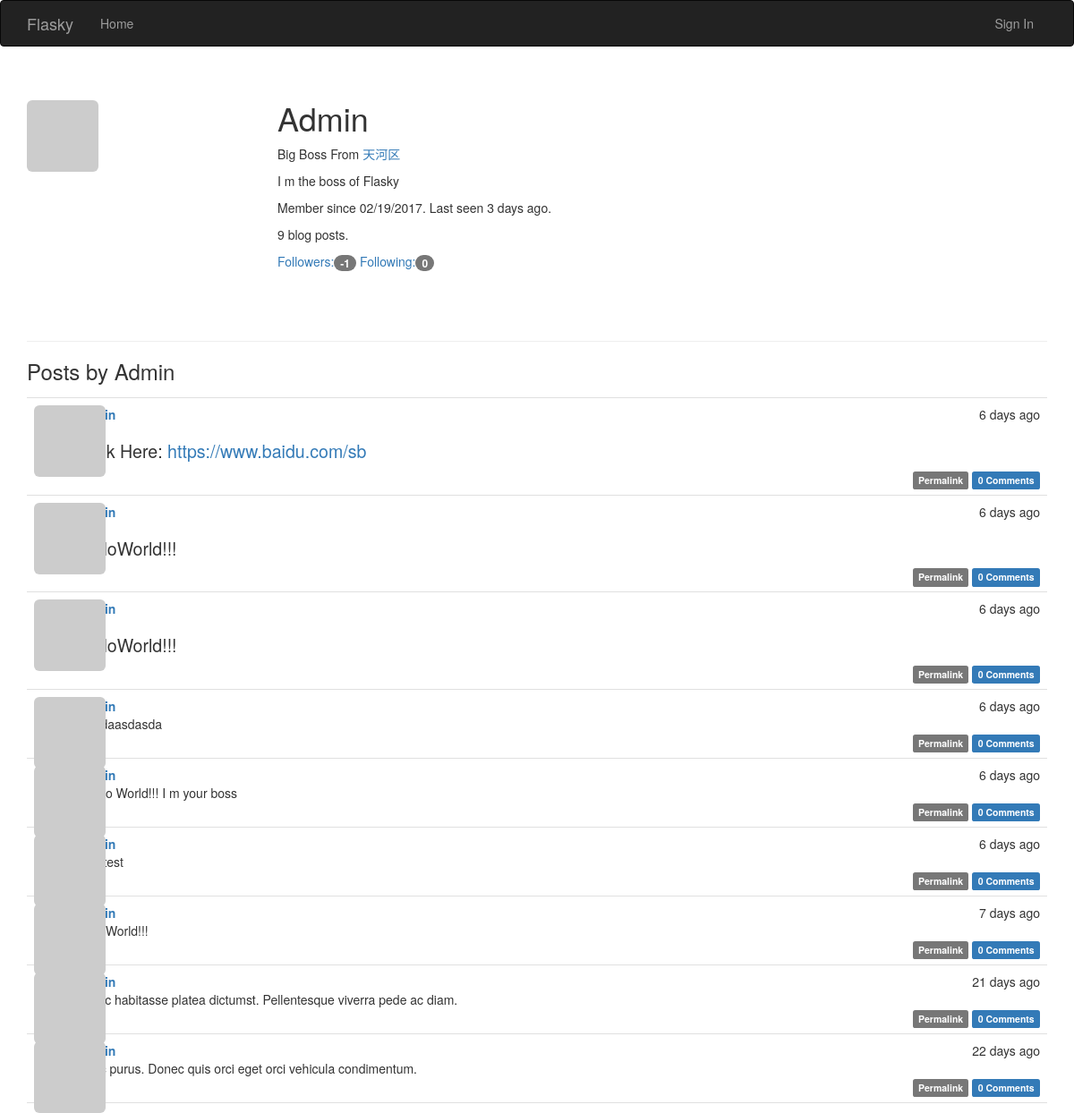
Before: /user/Admin with the older database file.
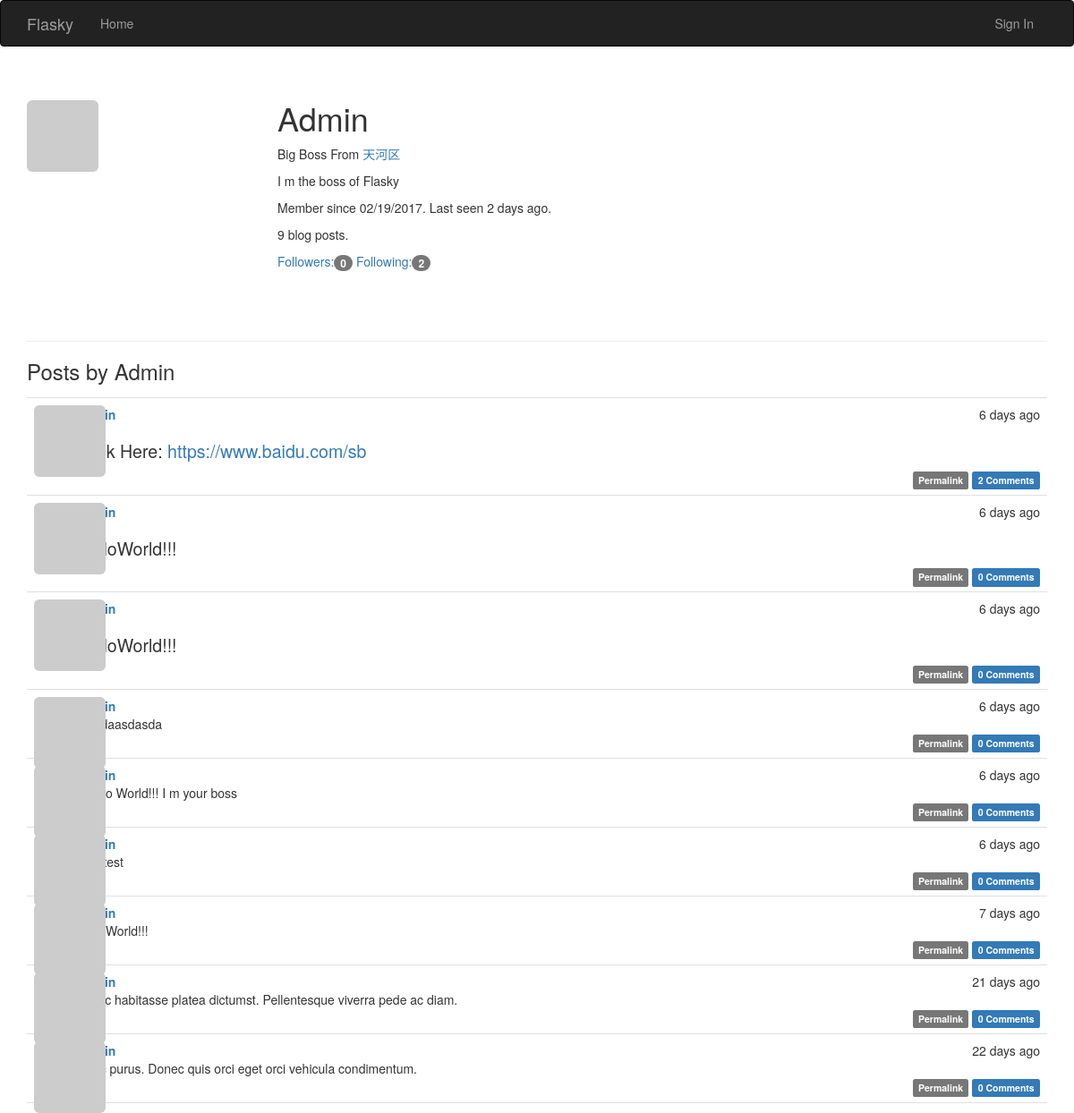
After: the same page with the newer database file.
### app/models.py (models this page shows, shortened)
class User(UserMixin, db.Model):
    __tablename__ = "users"
    id = db.Column(db.Integer, primary_key=True)
    email = db.Column(db.String(64), unique=True, index=True)
    username = db.Column(db.String(64), unique=True, index=True)
    role_id = db.Column(db.Integer, db.ForeignKey("roles.id"))
    password_hash = db.Column(db.String(128))
    confirmed = db.Column(db.Boolean, default=False)
    new_email = db.Column(db.String(64), index=True)
    name = db.Column(db.String(64))
    location = db.Column(db.String(64))
    about_me = db.Column(db.Text())
    member_since = db.Column(db.DateTime(), default=datetime.utcnow)
    last_seen = db.Column(db.DateTime(), default=datetime.utcnow)
    avatar_hash = db.Column(db.String(32))
    posts = db.relationship("Post", backref="author", lazy="dynamic")
    followed = db.relationship("Follow", foreign_keys=[Follow.follower_id],
                               backref=db.backref("follower", lazy="joined"),
                               lazy="dynamic",
                               cascade="all,delete-orphan")
    followers = db.relationship("Follow", foreign_keys=[Follow.followed_id],
                                backref=db.backref("followed", lazy="joined"),
                                lazy="dynamic",
                                cascade="all,delete-orphan")
    comments = db.relationship("Comment", backref="author", lazy="dynamic")
    @property
    def password(self):
        raise AttributeError("password is not a readable attribute")
    def gravatar(self, size=100, default="retro", rating="g"):
        if request.is_secure:
            url = "https://secure.gravatar.com/avatar"
        else:
            url = "http://www.gravatar.com/avatar"
        hash = self.avatar_hash or hashlib.md5(self.email.encode("utf-8")).hexdigest()
        return '{url}/{hash}?s={size}&d={default}&r={rating}'.format(url=url, hash=hash,
                                                                     size=size, default=default,
                                                                     rating=rating)

class Post(db.Model):
    __tablename__ = "posts"
    id = db.Column(db.Integer, primary_key=True)
    body = db.Column(db.Text)
    timestamp = db.Column(db.DateTime, index=True, default=datetime.utcnow)
    author_id = db.Column(db.Integer, db.ForeignKey("users.id"))
    body_html = db.Column(db.Text)
    comments = db.relationship("Comment", backref="post", lazy="dynamic")

### app/main/views.py (the view)
@main.route("/user/<username>")
def user(username):
    user = User.query.filter_by(username=username).first()
    if user is None:
        abort(404)
    posts = user.posts.order_by(Post.timestamp.desc()).all()
    return render_template("user.html", user=user, posts=posts)

### app/auth/views.py (called while the page is built)
@auth.before_app_request
def before_request():
    if current_user.is_authenticated:
        current_user.ping()
        if not current_user.confirmed \
                and request.endpoint[:5] != "auth." \
                and request.endpoint != "static":
            return redirect(url_for("auth.unconfirmed"))

### app/main/__init__.py (called while the page is built)
@main.app_context_processor
def inject_permissions():
    return dict(Permission=Permission)

### app/models.py (called while the page is built)
    def can(self, permissions):
        return False

    def is_administrator(self):
        return False

### app/templates/user.html (shortened to what this page needs)
{% extends "base.html" %}
{% block page_content %}
    <div class="page-header">
        <img class="img-rounded profile-thumbnail" src="{{ user.gravatar(size=256) }}"/>
        <div class="profile-header">
            <h1>{{ user.username }}</h1>
            {% if user.name or user.location %}
                <p>
                    {% if user.name %}
                        {{ user.name }}
                    {% endif %}
                    {% if user.location %}
                        From
                        <a href="https://maps.google.com/?q={{ user.location }}">
                            {{ user.location }}
                        </a>
                    {% endif %}
                </p>
            {% endif %}
            {% if user.about_me %}
                <p>{{ user.about_me }}</p>
            {% endif %}
            <p>
                Member since {{ moment(user.member_since).format("L") }}.
                Last seen {{ moment(user.last_seen).fromNow(refresh=True) }}.
            </p>
            <p>{{ user.posts.count() }} blog posts.</p>
            <a href="{{ url_for('main.followers',username=user.username) }}">
                Followers:<span class="badge">{{ user.followers.count()-1 }}</span>
            </a>
            <a href="{{ url_for('main.followed_by',username=user.username) }}">
                Following:<span class="badge">{{ user.followed.count()-1 }}</span>
            </a>
        </div>
    </div>
    <h3> Posts by {{ user.username }}</h3>
    {% include '_posts.html' %}
{% endblock %}

### app/templates/base.html (shortened to what this page needs)
{% extends "bootstrap/base.html" %}
{% block head %}
    {{ super() }}
    <link rel="stylesheet" type="text/css" href="{{ url_for('static', filename='styles.css') }}">
{% endblock %}
{% block navbar %}
    <div class="navbar navbar-inverse" role="navigation">
        <div class="container" role="">
            <div class="navbar-header">
                <a class="navbar-brand" href="/">Flasky</a>
            </div>
            <div class="navbar-collapse collapse">
                <ul class="nav navbar-nav">
                    <li><a href="/">Home</a></li>
                </ul>
                <ul class="nav navbar-nav navbar-right">
                    {% if current_user.is_authenticated %}
                        {% if current_user.can(Permission.MODERATE_COMMENTS) %}
                            <li><a href="{{ url_for('main.moderate') }}"> Moderate Comments</a></li>
                        {% endif %}
                        <li class="dropdown">
                            <a href="#" class="dropdown-toggle" data-toggle="dropdown">
                                <img src="{{ current_user.gravatar(size=18) }}"/>
                                Account
                                <b class="caret"></b>
                            </a>
                            <ul class="dropdown-menu">
                                <li><a href="{{ url_for('auth.change_pwd') }}">Change Password</a></li>
                                <li><a href="{{ url_for('auth.change_email') }}">Change Email</a></li>
                                <li><a href="{{ url_for('auth.logout') }}">Sign Out</a></li>
                            </ul>
                        </li>
                    {% else %}
                        <li><a href="{{ url_for('auth.login') }}">Sign In</a></li>
                    {% endif %}
                </ul>
            </div>
        </div>
    </div>
{% endblock %}
{% block content %}
    <div class="container">
        {% block page_content %} {% endblock %}
    </div>
{% endblock %}

### app/templates/_posts.html (shortened to what this page needs)
<ul class="posts">
    {% for post in posts %}
        <li class="post">
            <div class="post-thumbnail">
                <a href="{{ url_for('main.user',username=post.author.username) }}">
                    <img class="img-rounded profile-thumbnail" src="{{ post.author.gravatar(size=40) }}"/>
                </a>
            </div>
            <div class="post-content">
                <div class="post-date">{{ moment(post.timestamp).fromNow() }}</div>
                <div class="post-author"><a
                        href="{{ url_for('main.user',username=post.author.username) }}">{{ post.author.username }}</a>
                </div>
                <div class="post-body">
                    {% if post.body_html %}
                        {{ post.body_html | safe }}
                    {% else %}
                        {{ post.body }}
                    {% endif %}
                </div>
                <div class="post-footer">
                    <a href="{{ url_for('main.post',id=post.id) }}">
                        <span class="label label-default">Permalink</span>
                    </a>
                    <a href="{{ url_for('main.post',id= post.id) }}#comments">
                        <span class="label label-primary">{{ post.comments.count() }} Comments</span>
                    </a>
                </div>
            </div>
        </li>
    {% endfor %}
</ul>

### app/static/styles.css (style rules this page uses)
.profile-thumbnail { position: absolute; }
.profile-header { min-height: 260px; margin-left: 280px; }
ul.posts { list-style-type: none; padding: 0px; margin: 16px 0px 0px 0px; border-top: 1px solid #e0e0e0; }
ul.posts li.post { padding: 8px; border-bottom: 1px solid #e0e0e0; }
div.post-date { float: right; }
div.post-author { font-weight: bold; }
div.post-thumbnail { position: absolute; }
div.post-content { margin-left: 48px; min-height: 48px; }
div.post-footer { text-align: right; }
.post-body h1 { font-size: 140%; }

Changed rows visible on the page:
changed User "Admin": last_seen "3 days ago" → "2 days ago"
computed for Post "Look Here: https://www.baidu.com/sb": comments.count "0" → "2"
Other visible differences:
{{ user.followers.count()-1 }}: "-1" → "0"
{{ user.followed.count()-1 }}: "0" → "2"
